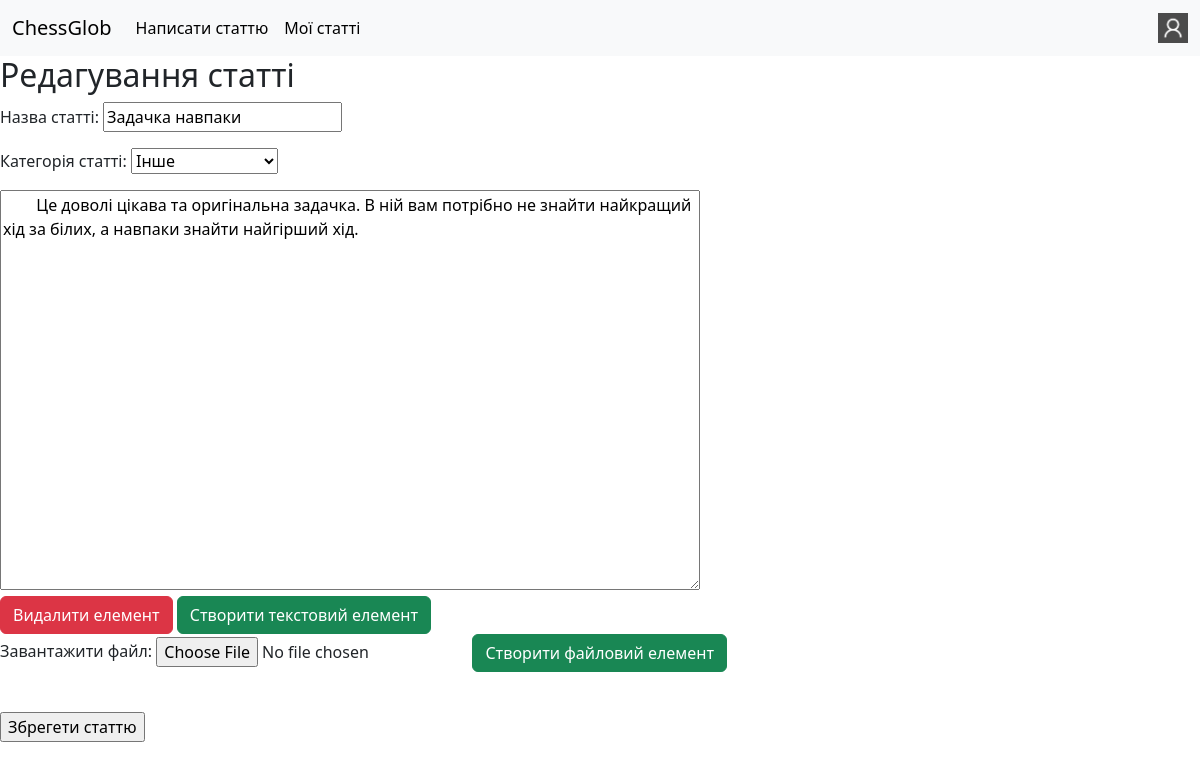
/redact_article/1 (signed in), run on the app's committed database.
### blog/models.py (models this page shows, shortened)
class Article(models.Model):
    class Categories(models.TextChoices):
        other = "Інше"
        debut = "Дебют"
        middle_game = "Мітельшпіль"
        end_game = "Ендшпіль"
        history = "Історія"
        etude = "Шахові задачки"
    author = models.ForeignKey(MyUser, models.CASCADE)
    name = models.CharField(max_length=32)
    category = models.CharField(choices=Categories.choices, default=Categories.other)
    elements_num = models.IntegerField(default=1)

class TextArticleElement(models.Model):
    article = models.ForeignKey(Article, models.CASCADE)
    num = models.IntegerField()
    t = "text" #t - type. Потрібно, щоб відрізняти TextArticleElement від FileArticleElement
    text = models.TextField()

### blog/views.py (the view, shortened to what this page needs)
# urls.py: path("redact_article/<int:article_pk>", views.redact_article, name="redact_article"),
@login_required
def redact_article(request, article_pk):
    if not models.Article.objects.filter(pk=article_pk).exists():
        return redirect("/eror?eror_text=Статті з таким pk не існує.")
    article = models.Article.objects.get(pk=article_pk)
    if request.user != article.author:
        return redirect("/eror?eror_text=Ви не можете редагувати чужі статті.")
    if request.method == "GET":
        text_elements = list(models.TextArticleElement.objects.filter(article=article_pk))
        file_elements = list(models.FileArticleElement.objects.filter(article=article_pk))
        elements = sorted(text_elements+file_elements, key=lambda element: element.num)
        return render(request, "blog/redact_article.html",
            {"article":article, "elements":elements, "categories":[choice.value for choice in models.Article.Categories]})

### templates/blog/redact_article.html (shortened to what this page needs)
{% extends "base.html" %}
{% load static %}
{% load custom_tags %}
{% block body %}
<h2>Редагування статті</h2>
<form method="post" id="myForm" enctype="multipart/form-data">
    <p>Назва статті: <input type="text" name="name" value="{{ article.name }}" maxlength="32" required></p>
    <p>Категорія статті: <select name="category">
        {% for category in categories %}
        <option value="{{ category }}">{{ category }}</option>
        {% endfor %}
        </select>
    </p>
    {% for element in elements %}
        {% if element.t == "text" %}
        <textarea style="resize: both; width: 700px; height: 400px;" name="{{ element.num }}" required>
        {{ element.text }}
        </textarea>
        <br>
        {% endif %}
        <a class="btn btn-danger" onclick="submitTo('{% url 'blog:redact_article' article.pk %}?crud=delete&num={{ element.num }}&t={{ element.t }}')" role="button">Видалити елемент</a>
        <a class="btn btn-success" onclick="submitTo('{% url 'blog:redact_article' article.pk %}?crud=create&num={{ element.num }}&t=text')" role="button">Створити текстовий елемент</a>
        <p>Завантажити файл: <input type="file" name="new_file"> <a class="btn btn-success" onclick="submitTo('{% url 'blog:redact_article' article.pk %}?crud=create&num={{ element.num }}&t=file')" role="button">Створити файловий елемент</a></p>
        <br>
    {% endfor %}
    <input type="submit" value="Збрегети статтю">
</form>
{% endblock %}

### data on the page
Article: name "Задачка навпаки"
TextArticleElement: num "Це доволі цікава та оригінальна задачка. В ній вам потрібно не знайти найкращий хід за білих, а навпаки знайти найгірший хід."

### other printed values
form field category "Інше"
